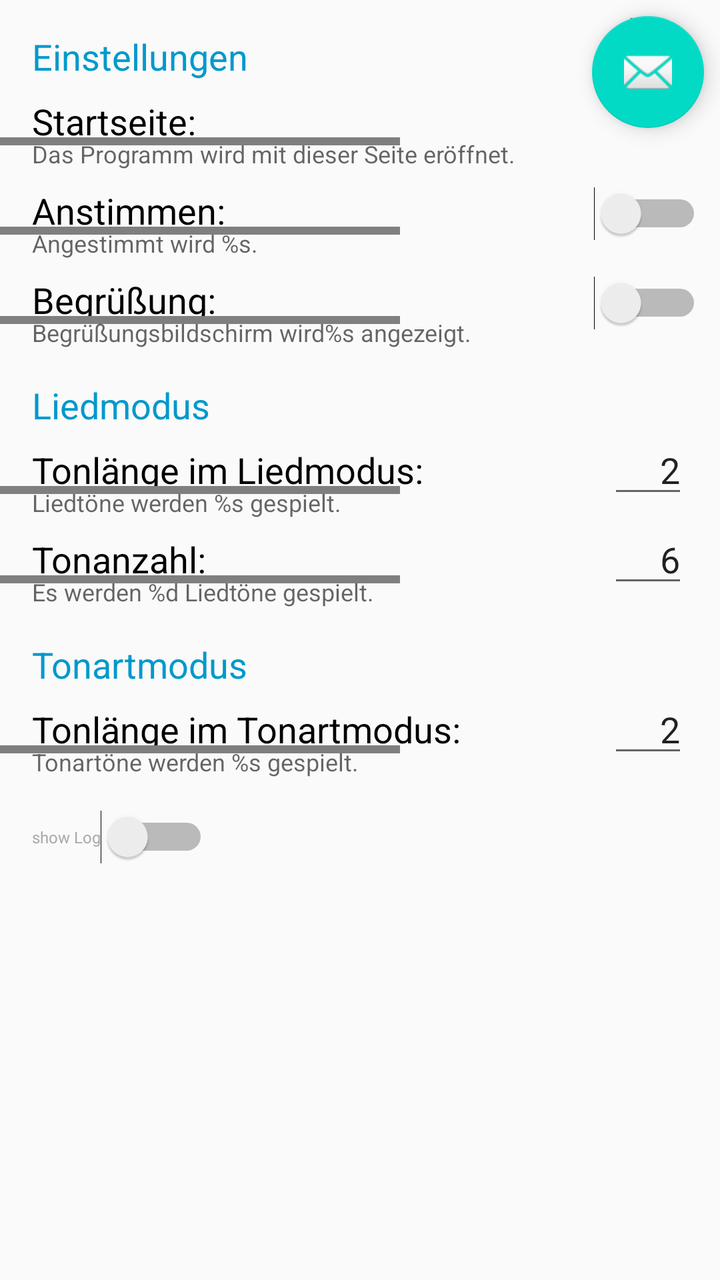
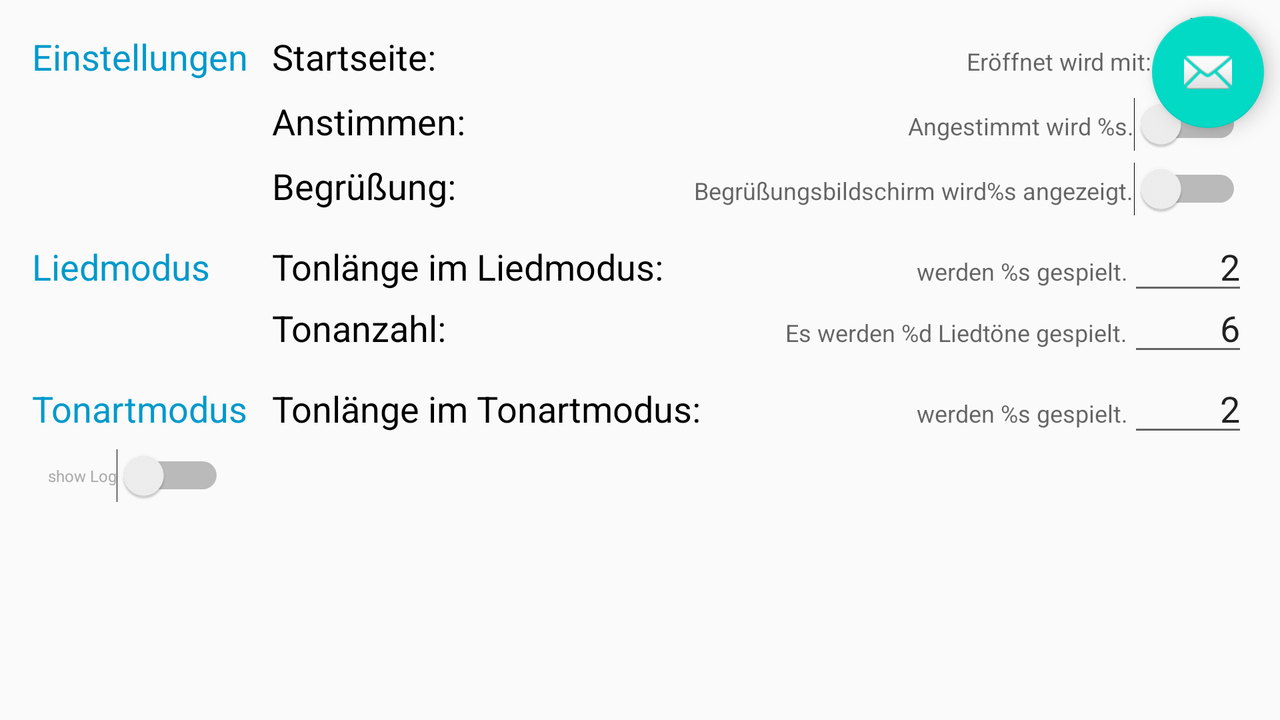

One screen, two layout resources from the same app: the default and the author's alternative for another configuration. Each is rendered where Android would select it; the XML of both is given below.
<!-- AndroidManifest.xml: application theme AppTheme -->
<!-- res/layout/frag_setting.xml -->
<ScrollView  xmlns:android="http://schemas.android.com/apk/res/android"
    xmlns:app="http://schemas.android.com/apk/res-auto"
    xmlns:tools="http://schemas.android.com/tools"
    android:layout_width="match_parent"
    android:layout_height="match_parent">
    <android.support.constraint.ConstraintLayout
        xmlns:tools="http://schemas.android.com/tools"
        android:layout_width="match_parent"
        android:layout_height="wrap_content"
        xmlns:app="http://schemas.android.com/apk/res-auto"
        tools:context="com.tye.capalyser.frSetting">

        <TextView
            android:id="@+id/txSpacer"
            android:layout_width="40dp"
            android:layout_height="wrap_content"
            android:layout_marginEnd="16dp"
            android:textAppearance="@style/TextAppearance.AppCompat.Caption"
            app:layout_constraintEnd_toEndOf="parent"
            tools:ignore="RtlCompat" />

        <TextView style="@style/PreferenzHeader"
            android:id="@+id/header" android:text="@string/header"
            app:layout_constraintTop_toTopOf="parent"
            app:layout_constraintStart_toStartOf="parent" />

        <TextView style="@style/Preferenz"
            android:id="@+id/txPrimaryTit" android:text="@string/txPrimaryTit"
            app:layout_constraintStart_toStartOf="@+id/header"
            app:layout_constraintTop_toBottomOf="@+id/header" />
        <android.support.v4.widget.Space  style="@style/PreferenzVersatz"
            android:id="@+id/txPrimarySpace" app:layout_constraintBottom_toBottomOf="@+id/txPrimaryTit" />
        <TextView style="@style/PreferenzStatus"
            android:id="@+id/txPrimaryKom" android:text="@string/txPrimaryKom"
            app:layout_constraintTop_toTopOf="@+id/txPrimarySpace"
            app:layout_constraintStart_toStartOf="@+id/txPrimaryTit" />
        <Spinner
            android:id="@+id/txPrimaryP"
            android:layout_width="wrap_content"
            android:layout_height="22dp"
            android:layout_marginEnd="0dp"
            app:layout_constraintBaseline_toBaselineOf="@+id/txPrimaryTit"
            app:layout_constraintEnd_toEndOf="@+id/txSpacer"
            android:gravity="end"
            tools:ignore="RtlCompat"
            tools:layout_editor_absoluteY="57dp" />

        <TextView style="@style/Preferenz"
            android:id="@+id/txModusTit" android:text="@string/txModusTit"
            app:layout_constraintStart_toStartOf="@+id/txPrimaryTit"
            app:layout_constraintTop_toBottomOf="@+id/txPrimaryKom" />
        <android.support.v4.widget.Space  style="@style/PreferenzVersatz"
            android:id="@+id/txModusSpace" app:layout_constraintBottom_toBottomOf="@+id/txModusTit" />
        <TextView style="@style/PreferenzStatus"
            android:id="@+id/txModusKom" android:text="@string/txModusKom"
            app:layout_constraintTop_toTopOf="@+id/txModusSpace"
            app:layout_constraintStart_toStartOf="@+id/txModusTit" />
        <Switch
            android:id="@+id/txModusS"
            android:layout_width="wrap_content"
            android:layout_height="wrap_content"
            app:layout_constraintBaseline_toBaselineOf="@+id/txModusTit"
            app:layout_constraintEnd_toEndOf="@+id/txSpacer"
            app:layout_constraintStart_toStartOf="@+id/txSpacer" />

        <TextView style="@style/Preferenz"
            android:id="@+id/txDiscTit" android:text="@string/txDiscTit"
            app:layout_constraintStart_toStartOf="@+id/txPrimaryTit"
            app:layout_constraintTop_toBottomOf="@+id/txModusKom"  />
        <android.support.v4.widget.Space  style="@style/PreferenzVersatz"
            android:id="@+id/txDiscSpace" app:layout_constraintBottom_toBottomOf="@+id/txDiscTit" />
        <TextView style="@style/PreferenzStatus"
            android:id="@+id/txDiscKom" android:text="@string/txDiscKom"
            app:layout_constraintTop_toTopOf="@+id/txDiscSpace"
            app:layout_constraintStart_toStartOf="@+id/txDiscTit" />
        <Switch
            android:id="@+id/txDiscS"
            android:layout_width="wrap_content"
            android:layout_height="wrap_content"
            app:layout_constraintBaseline_toBaselineOf="@+id/txDiscTit"
            app:layout_constraintEnd_toEndOf="@+id/txSpacer"
            app:layout_constraintStart_toStartOf="@+id/txSpacer" />

        <TextView style="@style/PreferenzHeader"
            android:id="@+id/headLied" android:text="@string/headLied"
            app:layout_constraintStart_toStartOf="parent"
            app:layout_constraintTop_toBottomOf="@+id/txDiscKom" />

        <TextView style="@style/Preferenz"
            android:id="@+id/txLiedDauerTit" android:text="@string/txLiedDauerTit"
            app:layout_constraintStart_toStartOf="@+id/txPrimaryTit"
            app:layout_constraintTop_toBottomOf="@+id/headLied" />
        <android.support.v4.widget.Space  style="@style/PreferenzVersatz"
            android:id="@+id/txLiedDauerSpace" app:layout_constraintBottom_toBottomOf="@+id/txLiedDauerTit" />
        <TextView style="@style/PreferenzStatus"
            android:id="@+id/txLiedDauerKom" android:text="@string/txLiedDauerKom"
            app:layout_constraintTop_toTopOf="@+id/txLiedDauerSpace"
            app:layout_constraintStart_toStartOf="@+id/txLiedDauerTit" />
        <EditText  style="@style/PreferenzEditNumber"
            android:id="@+id/txLiedDauerT" android:text="@string/txLiedDauerDef"
            app:layout_constraintBaseline_toBaselineOf="@+id/txLiedDauerTit"
            app:layout_constraintEnd_toEndOf="@+id/txSpacer" app:layout_constraintStart_toStartOf="@+id/txSpacer" />

        <TextView style="@style/Preferenz"
            android:id="@+id/txLiedZahlTit" android:text="@string/txLiedZahlTit"
            app:layout_constraintStart_toStartOf="@+id/txPrimaryTit"
            app:layout_constraintTop_toBottomOf="@+id/txLiedDauerKom"  />
        <android.support.v4.widget.Space  style="@style/PreferenzVersatz"
            android:id="@+id/txLiedZahlSpace" app:layout_constraintBottom_toBottomOf="@+id/txLiedZahlTit" />
        <TextView style="@style/PreferenzStatus"
            android:id="@+id/txLiedZahlKom" android:text="@string/txLiedZahlKom"
            app:layout_constraintTop_toTopOf="@+id/txLiedZahlSpace"
            app:layout_constraintStart_toStartOf="@+id/txLiedZahlTit" />
        <EditText  style="@style/PreferenzEditNumber"
            android:id="@+id/txLiedZahlT" android:text="@string/txLiedZahlDef"
            app:layout_constraintBaseline_toBaselineOf="@+id/txLiedZahlTit"
            app:layout_constraintEnd_toEndOf="@+id/txSpacer" app:layout_constraintStart_toStartOf="@+id/txSpacer" />


        <TextView style="@style/PreferenzHeader"
            android:id="@+id/headArt" android:text="@string/headArt"
            app:layout_constraintStart_toStartOf="parent"
            app:layout_constraintTop_toBottomOf="@+id/txLiedZahlKom"/>

        <TextView style="@style/Preferenz"
            android:id="@+id/txArtDauerTit" android:text="@string/txArtDauerTit"
            app:layout_constraintStart_toStartOf="@+id/txPrimaryTit"
            app:layout_constraintTop_toBottomOf="@+id/headArt" />
        <android.support.v4.widget.Space  style="@style/PreferenzVersatz"
            android:id="@+id/txArtDauerSpace" app:layout_constraintBottom_toBottomOf="@+id/txArtDauerTit" />
        <TextView style="@style/PreferenzStatus"
            android:id="@+id/txArtDauerKom" android:text="@string/txArtDauerKom"
            app:layout_constraintTop_toTopOf="@+id/txArtDauerSpace"
            app:layout_constraintStart_toStartOf="@+id/txArtDauerTit" />
        <EditText  style="@style/PreferenzEditNumber"
            android:id="@+id/txArtDauerT" android:text="@string/txArtDauerDef"
            app:layout_constraintBaseline_toBaselineOf="@+id/txArtDauerTit"
            app:layout_constraintEnd_toEndOf="@+id/txSpacer" app:layout_constraintStart_toStartOf="@+id/txSpacer" />

        <Switch
            android:id="@+id/swShowLog"
            android:layout_width="wrap_content"
            android:layout_height="wrap_content"
            android:layout_marginStart="0dp"
            android:layout_marginTop="16dp"
            android:text="@string/show_log"
            android:textAppearance="@style/TextAppearance.AppCompat.Caption"
            android:textColor="@android:color/darker_gray"
            android:textSize="8sp"
            app:layout_constraintStart_toStartOf="@+id/txArtDauerKom"
            app:layout_constraintTop_toBottomOf="@+id/txArtDauerKom"
            android:layout_marginLeft="0dp"
            tools:ignore="SmallSp" />
        <TextView
            android:id="@+id/txLog"
            android:layout_width="0dp"
            android:layout_height="wrap_content"
            android:text="@string/log"
            android:textAppearance="@style/TextAppearance.AppCompat.Small"
            android:textSize="10sp"
            android:visibility="gone"
            tools:ignore="RtlCompat,SmallSp"
            app:layout_constraintTop_toBottomOf="@+id/swShowLog"
            app:layout_constraintStart_toStartOf="@+id/txArtDauerKom"
            app:layout_constraintEnd_toEndOf="parent"
            android:layout_marginEnd="8dp" />

        <Space
            android:layout_width="match_parent"
            android:layout_height="50dp"
            app:layout_constraintTop_toBottomOf="parent"
            app:layout_constraintStart_toStartOf="@+id/txArtDauerKom"
            tools:layout_editor_absoluteX="233dp" />

        <android.support.design.widget.FloatingActionButton
            android:id="@+id/fbReload"
            android:layout_width="wrap_content"
            android:layout_height="wrap_content"
            android:layout_marginEnd="8dp"
            android:layout_marginTop="8dp"
            app:layout_constraintEnd_toEndOf="parent"
            app:layout_constraintTop_toTopOf="parent"
            app:srcCompat="@android:drawable/ic_dialog_email"
            tools:ignore="RtlCompat" />

    </android.support.constraint.ConstraintLayout>
</ScrollView>
<!-- resources referenced by this layout -->
<resources>
  <string name="headArt">Tonartmodus</string>
  <string name="headLied">Liedmodus</string>
  <string name="header">Einstellungen</string>
  <string name="log">Log:</string>
  <string name="show_log">show Log</string>
  <string name="txArtDauerDef">2</string>
  <string name="txArtDauerKom">Tonartöne werden %s gespielt.</string>
  <string name="txArtDauerTit">Tonlänge im Tonartmodus:</string>
  <string name="txDiscKom">Begrüßungsbildschirm wird%s angezeigt.</string>
  <string name="txDiscTit">Begrüßung:</string>
  <string name="txLiedDauerDef">2</string>
  <string name="txLiedDauerKom">Liedtöne werden %s gespielt.</string>
  <string name="txLiedDauerTit">Tonlänge im Liedmodus:</string>
  <string name="txLiedZahlDef">6</string>
  <string name="txLiedZahlKom">Es werden %d Liedtöne gespielt.</string>
  <string name="txLiedZahlTit">Tonanzahl:</string>
  <string name="txModusKom">Angestimmt wird %s.</string>
  <string name="txModusTit">Anstimmen:</string>
  <string name="txPrimaryKom">Das Programm wird mit dieser Seite eröffnet.</string>
  <string name="txPrimaryTit">Startseite:</string>
  <style name="Preferenz" parent="Base.TextAppearance.AppCompat.Medium">
          <item name="android:textColor">@android:color/black</item>
          <item name="android:layout_width">wrap_content</item>
          <item name="android:layout_height">wrap_content</item>
          <item name="android:layout_marginStart">0dp</item>
          <item name="android:layout_marginTop">8dp</item>
      </style>
  <style name="PreferenzEditNumber">
          <item name="android:layout_width">0dp</item>
          <item name="android:layout_height">wrap_content</item>
          <item name="android:layout_marginEnd">0dp</item>
          <item name="android:layout_marginTop">0dp</item>
          <item name="android:inputType">number</item>
          <item name="android:textAlignment">textEnd</item>
      </style>
  <style name="PreferenzHeader" parent="Base.TextAppearance.AppCompat.Medium">
          <item name="android:layout_width">wrap_content</item>
          <item name="android:layout_height">wrap_content</item>
          <item name="android:textColor">@android:color/holo_blue_dark</item> 
          <item name="android:layout_marginStart">16dp</item>
          <item name="android:layout_marginTop">16dp</item>
      </style>
  <style name="PreferenzStatus" parent="Base.TextAppearance.AppCompat.Caption">
          <item name="android:layout_width">wrap_content</item>
          <item name="android:layout_height">wrap_content</item>
          <item name="android:layout_marginStart">0dp</item>
          <item name="android:layout_marginTop">0dp</item>
      </style>
  <style name="PreferenzVersatz"> 
          <item name="android:layout_width">200dp</item>
          <item name="android:layout_height">4dp</item>
      </style>
  <style name="AppTheme" parent="Theme.AppCompat.Light.DarkActionBar">
          
          <item name="colorPrimary">@color/colorPrimary</item>
          <item name="colorPrimaryDark">@color/colorPrimaryDark</item>
          <item name="colorAccent">@color/colorAccent</item>
      </style>
</resources>
<!-- res/layout-land/frag_setting.xml (the author's variant of the layout above) -->
<!-- drawn on the phone turned sideways -->
<ScrollView  xmlns:android="http://schemas.android.com/apk/res/android"
        xmlns:app="http://schemas.android.com/apk/res-auto"
        xmlns:tools="http://schemas.android.com/tools"
        android:layout_width="match_parent"
        android:layout_height="match_parent">
        <android.support.constraint.ConstraintLayout
            xmlns:tools="http://schemas.android.com/tools"
            android:layout_width="match_parent"
            android:layout_height="wrap_content"
            xmlns:app="http://schemas.android.com/apk/res-auto"
            tools:context="com.tye.capalyser.frSetting">

            <TextView
                android:id="@+id/txSpacer"
                android:layout_width="60dp"
                android:layout_height="wrap_content"
                android:layout_marginEnd="16dp"
                android:textAppearance="@style/TextAppearance.AppCompat.Caption"
                app:layout_constraintEnd_toEndOf="parent"
                tools:ignore="RtlCompat" />

            <TextView style="@style/PreferenzHeader"
                android:id="@+id/header" android:text="@string/header"
                app:layout_constraintTop_toTopOf="parent"
                app:layout_constraintStart_toStartOf="parent" />

            <TextView style="@style/Preferenz"
                android:id="@+id/txPrimaryTit" android:text="@string/txPrimaryTit"
                app:layout_constraintStart_toStartOf="@+id/header"
                android:layout_marginStart="120dp"
                app:layout_constraintBaseline_toBaselineOf="@+id/header" />

            <TextView style="@style/PreferenzStatus"
                android:id="@+id/txPrimaryKom" android:text="@string/txPrimaryKomL"
                app:layout_constraintEnd_toStartOf="@+id/txPrimaryP"
                app:layout_constraintBaseline_toBaselineOf="@+id/txPrimaryTit" />
            <Spinner
                android:id="@+id/txPrimaryP"
                android:layout_width="wrap_content"
                android:layout_height="22dp"
                android:layout_marginEnd="0dp"
                app:layout_constraintBaseline_toBaselineOf="@+id/txPrimaryTit"
                app:layout_constraintEnd_toEndOf="@+id/txSpacer"
                android:gravity="end"
                tools:ignore="RtlCompat"
                tools:layout_editor_absoluteY="57dp" />

            <TextView style="@style/Preferenz"
                android:id="@+id/txModusTit" android:text="@string/txModusTit"
                app:layout_constraintStart_toStartOf="@+id/txPrimaryTit"
                app:layout_constraintTop_toBottomOf="@+id/txPrimaryTit"
                android:layout_marginTop="8dp" />

            <TextView style="@style/PreferenzStatus"
                android:id="@+id/txModusKom" android:text="@string/txModusKom"
                app:layout_constraintEnd_toStartOf="@+id/txModusS"
                app:layout_constraintBaseline_toBaselineOf="@+id/txModusTit" />
            <Switch
                android:id="@+id/txModusS"
                android:layout_width="wrap_content"
                android:layout_height="wrap_content"
                app:layout_constraintBaseline_toBaselineOf="@+id/txModusTit"
                app:layout_constraintEnd_toEndOf="@+id/txSpacer"
                app:layout_constraintStart_toStartOf="@+id/txSpacer" />

            <TextView style="@style/Preferenz"
                android:id="@+id/txDiscTit" android:text="@string/txDiscTit"
                app:layout_constraintStart_toStartOf="@+id/txPrimaryTit"
                app:layout_constraintTop_toBottomOf="@+id/txModusTit"
                android:layout_marginTop="8dp" />

            <TextView style="@style/PreferenzStatus"
                android:id="@+id/txDiscKom" android:text="@string/txDiscKom"
                app:layout_constraintEnd_toStartOf="@+id/txDiscS"
                app:layout_constraintBaseline_toBaselineOf="@+id/txDiscTit" />
            <Switch
                android:id="@+id/txDiscS"
                android:layout_width="wrap_content"
                android:layout_height="wrap_content"
                app:layout_constraintBaseline_toBaselineOf="@+id/txDiscTit"
                app:layout_constraintEnd_toEndOf="@+id/txSpacer"
                app:layout_constraintStart_toStartOf="@+id/txSpacer" />

            <TextView style="@style/PreferenzHeader"
                android:id="@+id/headLied" android:text="@string/headLied"
                app:layout_constraintStart_toStartOf="parent"
                app:layout_constraintTop_toBottomOf="@+id/txDiscTit"
                android:layout_marginTop="16dp" />

            <TextView style="@style/Preferenz"
                android:id="@+id/txLiedDauerTit" android:text="@string/txLiedDauerTit"
                app:layout_constraintStart_toStartOf="@+id/txPrimaryTit"
                app:layout_constraintBaseline_toBaselineOf="@+id/headLied" />

            <TextView style="@style/PreferenzStatus"
                android:id="@+id/txLiedDauerKom" android:text="@string/txDauerKomL"
                app:layout_constraintEnd_toStartOf="@+id/txLiedDauerT"
                app:layout_constraintBaseline_toBaselineOf="@+id/txLiedDauerTit" />
            <EditText  style="@style/PreferenzEditNumber"
                android:id="@+id/txLiedDauerT" android:text="@string/txLiedDauerDef"
                app:layout_constraintBaseline_toBaselineOf="@+id/txLiedDauerTit"
                app:layout_constraintEnd_toEndOf="@+id/txSpacer" app:layout_constraintStart_toStartOf="@+id/txSpacer" />

            <TextView style="@style/Preferenz"
                android:id="@+id/txLiedZahlTit" android:text="@string/txLiedZahlTit"
                app:layout_constraintStart_toStartOf="@+id/txPrimaryTit"
                app:layout_constraintTop_toBottomOf="@+id/txLiedDauerKom"  />

            <TextView style="@style/PreferenzStatus"
                android:id="@+id/txLiedZahlKom" android:text="@string/txLiedZahlKom"
                app:layout_constraintEnd_toStartOf="@+id/txLiedZahlT"
                app:layout_constraintBaseline_toBaselineOf="@+id/txLiedZahlTit" />
            <EditText  style="@style/PreferenzEditNumber"
                android:id="@+id/txLiedZahlT" android:text="@string/txLiedZahlDef"
                app:layout_constraintBaseline_toBaselineOf="@+id/txLiedZahlTit"
                app:layout_constraintEnd_toEndOf="@+id/txSpacer" app:layout_constraintStart_toStartOf="@+id/txSpacer" />

            <TextView style="@style/PreferenzHeader"
                android:id="@+id/headArt" android:text="@string/headArt"
                app:layout_constraintStart_toStartOf="parent"
                app:layout_constraintTop_toBottomOf="@+id/txLiedZahlTit"
                android:layout_marginTop="16dp" />

            <TextView style="@style/Preferenz"
                android:id="@+id/txArtDauerTit" android:text="@string/txArtDauerTit"
                app:layout_constraintStart_toStartOf="@+id/txPrimaryTit"
                app:layout_constraintBaseline_toBaselineOf="@+id/headArt" />

            <TextView style="@style/PreferenzStatus"
                android:id="@+id/txArtDauerKom" android:text="@string/txDauerKomL"
                app:layout_constraintEnd_toStartOf="@+id/txArtDauerT"
                app:layout_constraintBaseline_toBaselineOf="@+id/txArtDauerTit" />
            <EditText  style="@style/PreferenzEditNumber"
                android:id="@+id/txArtDauerT" android:text="@string/txArtDauerDef"
                app:layout_constraintBaseline_toBaselineOf="@+id/txArtDauerTit"
                app:layout_constraintEnd_toEndOf="@+id/txSpacer" app:layout_constraintStart_toStartOf="@+id/txSpacer" />

            <Switch
                android:id="@+id/swShowLog"
                android:layout_width="wrap_content"
                android:layout_height="wrap_content"
                android:text="@string/show_log"
                android:textAppearance="@style/TextAppearance.AppCompat.Caption"
                android:textColor="@android:color/darker_gray"
                android:textSize="8sp"
                tools:ignore="SmallSp"
                android:layout_marginTop="8dp"
                app:layout_constraintTop_toBottomOf="@+id/headArt"
                app:layout_constraintStart_toStartOf="@+id/headArt"
                android:layout_marginStart="8dp" />
            <TextView
                android:id="@+id/txLog"
                android:layout_width="0dp"
                android:layout_height="wrap_content"
                android:text="@string/log"
                android:textAppearance="@style/TextAppearance.AppCompat.Small"
                android:textSize="10sp"
                android:visibility="gone"
                tools:ignore="RtlCompat,SmallSp"
                app:layout_constraintTop_toBottomOf="@+id/swShowLog"
                app:layout_constraintStart_toStartOf="@+id/txArtDauerKom"
                app:layout_constraintEnd_toEndOf="parent"
                android:layout_marginEnd="8dp" />

            <Space
                android:layout_width="match_parent"
                android:layout_height="50dp"
                app:layout_constraintTop_toBottomOf="parent"
                app:layout_constraintStart_toStartOf="@+id/txArtDauerKom"
                tools:layout_editor_absoluteX="233dp" />

            <android.support.design.widget.FloatingActionButton
                android:id="@+id/fbReload"
                android:layout_width="wrap_content"
                android:layout_height="wrap_content"
                android:layout_marginEnd="8dp"
                android:layout_marginTop="8dp"
                app:layout_constraintEnd_toEndOf="parent"
                app:layout_constraintTop_toTopOf="parent"
                app:srcCompat="@android:drawable/ic_dialog_email"
                tools:ignore="RtlCompat" />

        </android.support.constraint.ConstraintLayout>
        </ScrollView>
<!-- resources referenced by the variant -->
<!-- as the phone turned sideways resolves them -->
<resources>
  <string name="headArt">Tonartmodus</string>
  <string name="headLied">Liedmodus</string>
  <string name="header">Einstellungen</string>
  <string name="log">Log:</string>
  <string name="show_log">show Log</string>
  <string name="txArtDauerDef">2</string>
  <string name="txArtDauerTit">Tonlänge im Tonartmodus:</string>
  <string name="txDauerKomL">werden %s gespielt.</string>
  <string name="txDiscKom">Begrüßungsbildschirm wird%s angezeigt.</string>
  <string name="txDiscTit">Begrüßung:</string>
  <string name="txLiedDauerDef">2</string>
  <string name="txLiedDauerTit">Tonlänge im Liedmodus:</string>
  <string name="txLiedZahlDef">6</string>
  <string name="txLiedZahlKom">Es werden %d Liedtöne gespielt.</string>
  <string name="txLiedZahlTit">Tonanzahl:</string>
  <string name="txModusKom">Angestimmt wird %s.</string>
  <string name="txModusTit">Anstimmen:</string>
  <string name="txPrimaryKomL">Eröffnet wird mit:</string>
  <string name="txPrimaryTit">Startseite:</string>
  <style name="Preferenz" parent="Base.TextAppearance.AppCompat.Medium">
          <item name="android:textColor">@android:color/black</item>
          <item name="android:layout_width">wrap_content</item>
          <item name="android:layout_height">wrap_content</item>
          <item name="android:layout_marginStart">0dp</item>
          <item name="android:layout_marginTop">8dp</item>
      </style>
  <style name="PreferenzEditNumber">
          <item name="android:layout_width">0dp</item>
          <item name="android:layout_height">wrap_content</item>
          <item name="android:layout_marginEnd">0dp</item>
          <item name="android:layout_marginTop">0dp</item>
          <item name="android:inputType">number</item>
          <item name="android:textAlignment">textEnd</item>
      </style>
  <style name="PreferenzHeader" parent="Base.TextAppearance.AppCompat.Medium">
          <item name="android:layout_width">wrap_content</item>
          <item name="android:layout_height">wrap_content</item>
          <item name="android:textColor">@android:color/holo_blue_dark</item> 
          <item name="android:layout_marginStart">16dp</item>
          <item name="android:layout_marginTop">16dp</item>
      </style>
  <style name="PreferenzStatus" parent="Base.TextAppearance.AppCompat.Caption">
          <item name="android:layout_width">wrap_content</item>
          <item name="android:layout_height">wrap_content</item>
          <item name="android:layout_marginStart">0dp</item>
          <item name="android:layout_marginTop">0dp</item>
      </style>
  <style name="AppTheme" parent="Theme.AppCompat.Light.DarkActionBar">
          
          <item name="colorPrimary">@color/colorPrimary</item>
          <item name="colorPrimaryDark">@color/colorPrimaryDark</item>
          <item name="colorAccent">@color/colorAccent</item>
      </style>
</resources>
